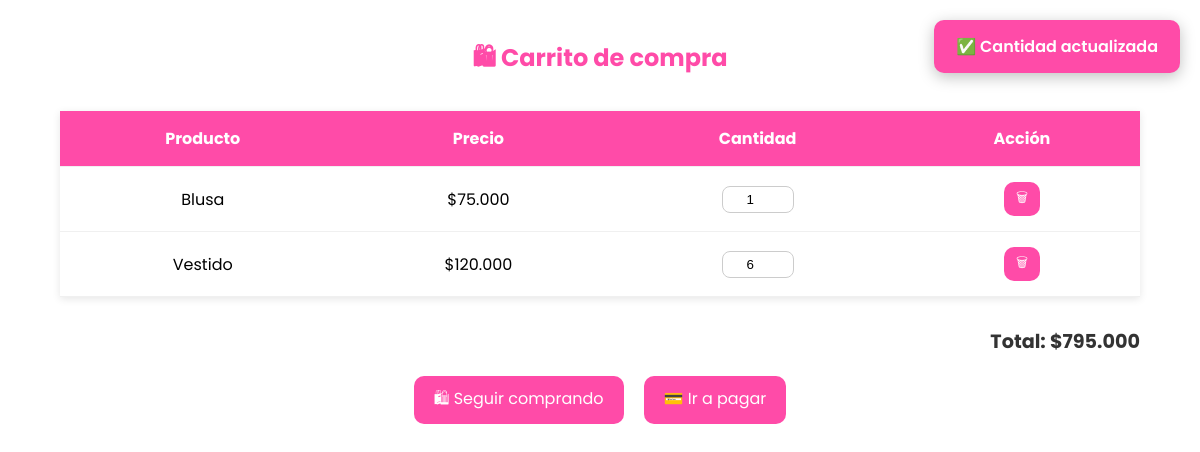
Page /carrito.php?msg=updated (signed in) on the committed database.
### tables this page shows
CREATE TABLE `carrito` (
  `id` int(11) NOT NULL,
  `usuario_id` int(11) NOT NULL,
  `producto_id` int(11) NOT NULL,
  `cantidad` int(11) NOT NULL,
  `fecha_agregado` datetime DEFAULT current_timestamp()
);

CREATE TABLE `productos` (
  `id` int(11) NOT NULL,
  `nombre` varchar(100) NOT NULL,
  `descripcion` text DEFAULT NULL,
  `precio` decimal(10,2) NOT NULL,
  `imagen` varchar(255) NOT NULL,
  `stock` int(11) DEFAULT 0,
  `categoria_id` int(11) DEFAULT NULL,
  `fecha_creacion` timestamp NOT NULL DEFAULT current_timestamp(),
  `destacado` tinyint(1) DEFAULT 0
);

### web/carrito.php (the view, shortened to what this page needs)
<?php
include_once("../backend/conexion.php");
$usuario_id = $_SESSION['usuario_id'] ?? null;
if ($usuario_id) {
    $sql = $conn->prepare("SELECT c.producto_id, c.cantidad, p.nombre, p.precio, p.imagen
                           FROM carrito c
                           INNER JOIN productos p ON c.producto_id = p.id
                           WHERE c.usuario_id = ?");
    $sql->bind_param("i", $usuario_id);
    $sql->execute();
    $resultado = $sql->get_result();
}
$mensaje = '';
if (isset($_GET['msg'])) {
    switch ($_GET['msg']) {
        case 'updated': $mensaje = "✅ Cantidad actualizada"; break;
    }
}
$total = 0;
?>
<!DOCTYPE html>
<html lang="es">
<head>
</head>
<body>
<h2 class="fade">🛍 Carrito de compra</h2>
<div id="mensaje"><?= htmlspecialchars($mensaje) ?></div>
<table class="fade" id="tablaCarrito">
    <tr>
        <th>Producto</th>
        <th>Precio</th>
        <th>Cantidad</th>
        <th>Acción</th>
    </tr>
    <?php if (empty($_SESSION['carrito'])): ?>
        <tr><td colspan="4">Tu carrito está vacío 🛒</td></tr>
    <?php else: ?>
        <?php foreach ($_SESSION['carrito'] as $id => $item):
            $subtotal = $item['precio'] * $item['cantidad'];
            $total += $subtotal;
        ?>
        <tr id="fila<?= $id ?>" class="fade">
            <td>
                <?= htmlspecialchars($item['nombre']) ?>
            </td>
            <td>$<?= number_format($item['precio'], 0, ',', '.') ?></td>
            <td>
                <input type="number" id="cantidad<?= $id ?>" value="<?= $item['cantidad'] ?>" min="1"
                       onchange="actualizarCantidad(<?= $id ?>)">
            </td>
            <td><button onclick="eliminarProducto(<?= $id ?>)">🗑</button></td>
        </tr>
        <?php endforeach; ?>
    <?php endif; ?>
</table>
<p class="total fade">Total: $<?= number_format($total, 0, ',', '.') ?></p>
<div class="botones fade">
    <a href="catalogo.php" class="btn">🛍 Seguir comprando</a>
    <?php if ($total > 0): ?>
        <a href="checkout.php" class="btn">💳 Ir a pagar</a>
    <?php endif; ?>
</div>
</body>
</html>

### web/carrito.php (style rules this page uses)
body { font-family: 'Poppins', sans-serif; background-color: #fff; margin: 0; padding: 0; }
h2 { text-align: center; color: #ff4ba8; margin-top: 40px; }
table { width: 90%; margin: 30px auto; border-collapse: collapse; box-shadow: 0 2px 8px rgba(0,0,0,0.1); }
th, td { padding: 15px; border-bottom: 1px solid #f0f0f0; text-align: center; }
th { background-color: #ff4ba8; color: #fff; }
button { background-color: #ff4ba8; color: #fff; border: none; border-radius: 10px; padding: 6px 12px; cursor: pointer; transition: 0.3s ease; }
input[type="number"] { border: 1px solid #ccc; border-radius: 8px; padding: 5px; width: 60px; text-align: center; }
.total { text-align: right; width: 90%; margin: 20px auto; font-weight: bold; font-size: 1.2rem; color: #333; }
.botones { display: flex; justify-content: center; gap: 20px; margin-bottom: 50px; }
.btn { text-decoration: none; background-color: #ff4ba8; color: #fff; padding: 10px 20px; border-radius: 10px; transition: 0.3s ease; }
.fade { animation: fadeIn 0.5s ease forwards; }
#mensaje { position: fixed; top: 20px; right: 20px; background: #ff4ba8; color: #fff; padding: 14px 22px; border-radius: 10px; font-weight: 600; box-shadow: 0 4px 15px rgba(0,0,0,0.25); opacity: 0; pointer-events: none; z-index: 1000; }
#mensaje.show { animation: showMsg 0.6s ease forwards; }

### rows in the picture
carrito: producto.nombre "Blusa", producto.precio "75.000", cantidad "1"
carrito: producto.nombre "Vestido", producto.precio "120.000", cantidad "6"

### other values in the picture
$mensaje "✅ Cantidad actualizada"
$total "795.000"
